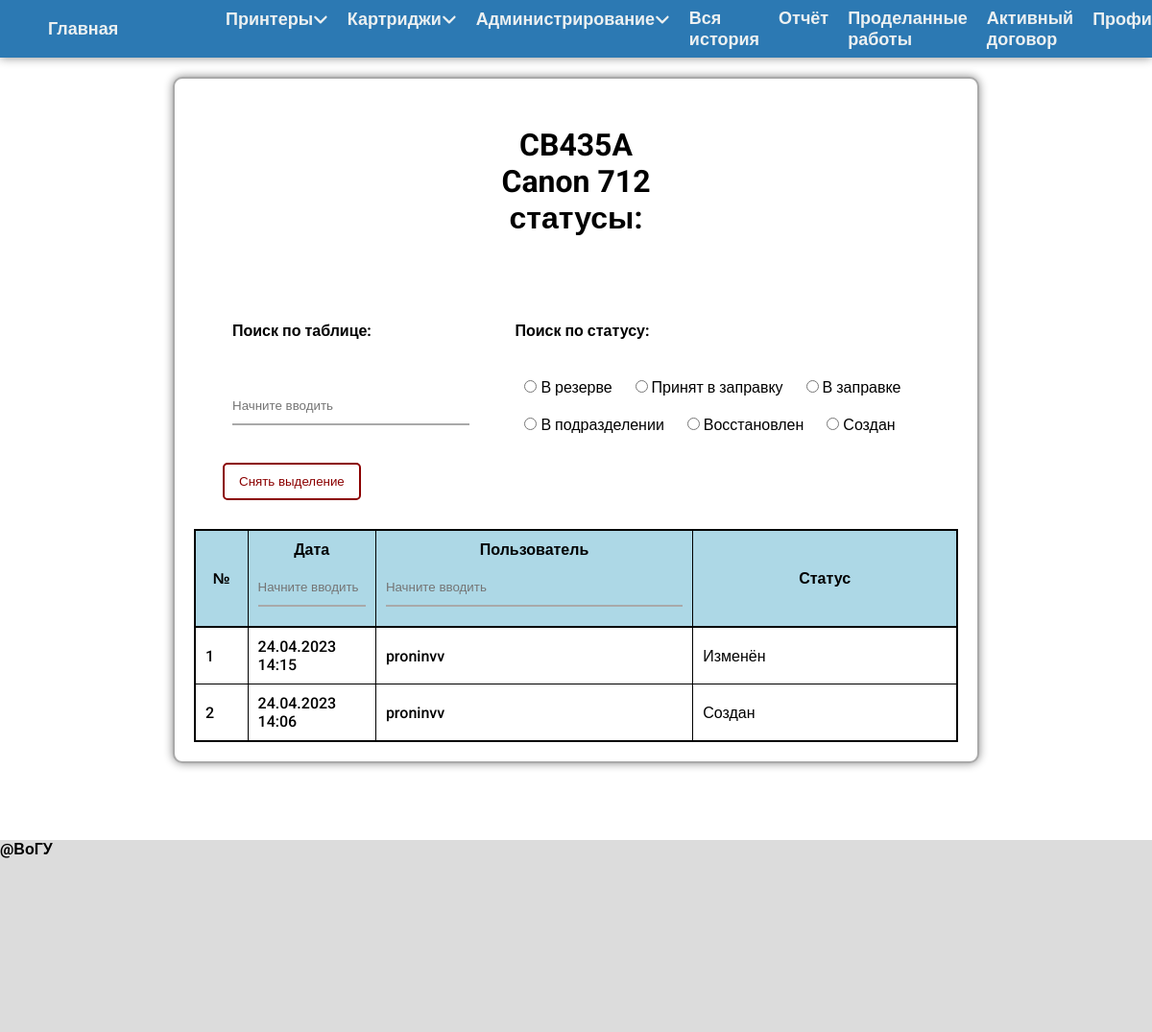
The page /cartridge/3/statuses (signed in) on the database its author committed.
### models.py (models this page shows, shortened)
class ListModels(db.Model):
    __tablename__ = "ListModels"
    id = db.Column(db.Integer, primary_key=True)
    model = db.Column(db.String(15), unique=True)

class AllHistory(db.Model):
    __tablename__ = "AllHistory"
    id = db.Column(db.Integer, primary_key=True)
    action = db.Column(db.String(30), nullable=False)
    type = db.Column(db.String(30), nullable=False)
    name = db.Column(db.String(30), nullable=False)
    date = db.Column(db.DateTime, default=datetime.now())
    user = db.Column(db.String(20), nullable=False)
    cartridge_id = db.Column(db.Integer, db.ForeignKey("cartridges.id"))
    printer_id = db.Column(db.Integer, db.ForeignKey("printer.id"))

### cartridge_urls.py (the view)
@cartridge_urls.route('/cartridge/<int:id>/statuses')
@login_required
def cartridge_status(id):
    statuses = AllHistory.query.filter(AllHistory.cartridge_id == id).order_by(AllHistory.date.desc()).all()
    cartridge = Cartridges.query.get(id)
    return render_template("CartridgeStatuses.html",
                           statuses=statuses,
                           id=id,
                           cartridge=cartridge,
                           StatusSettings=StatusSettings)

### cartridge_urls.py (called while the page is built)
@cartridge_urls.after_request
def redirect_to_signin(response):
    if response.status_code == 401:
        return redirect('/login')
    else:
        return response

### models.py (called while the page is built)
@login_manager.user_loader
def load_user(dn):
    return User.query.filter(User.dn == dn).first()

### templates/CartridgeStatuses.html (shortened to what this page needs)
{% extends 'base.html' %}
{% block body %}
    <h1>
        {% for model in cartridge.cartridge_models %}
            {{ model.model }} <br>
        {% endfor %}
        статусы:</h1><br>
    {% if statuses|length > 0 %}
        <div class="sch_bar">
            <table style="border: none">
                <colgroup>
                    <col span="1" style="width: 40%;">
                    <col span="1" style="width: 60%;">
                </colgroup>
                <tbody>
                <tr>
                    <td class="ctr" style="border: none">
                        <strong>Поиск по таблице:</strong>
                    </td>
                    <td class="ctr" style="border: none">
                        <strong>Поиск по статусу:</strong>
                    </td>
                </tr>
                <tr>
                    <td class="ctr" style="border: none">
                        <input type="text" placeholder="Начните вводить" id="search" class="enter"><br>
                    </td>
                    <td class="ctr" style="border: none">
                        <div class="radios">
                            <span>
                                <input type="radio" name="status" value="{{ StatusSettings.CARTRIDGE['В резерве'] }}">
                                <label>{{ StatusSettings.CARTRIDGE['В резерве'] }}</label>
                            </span>
                            <span>
                                <input type="radio" name="status" value="{{ StatusSettings.CARTRIDGE['Принят в заправку'] }}">
                                <label>{{ StatusSettings.CARTRIDGE['Принят в заправку'] }}</label>
                            </span>
                            <span>
                                <input type="radio" name="status" value="{{ StatusSettings.CARTRIDGE['В заправке'] }}">
                                <label>{{ StatusSettings.CARTRIDGE['В заправке'] }}</label>
                            </span>
                            <span>
                                <input type="radio" name="status" value="{{ StatusSettings.CARTRIDGE['В подразделении'] }}">
                                <label>{{ StatusSettings.CARTRIDGE['В подразделении'] }}</label>
                            </span>
                            <span>
                                <input type="radio" name="status" value="{{ StatusSettings.CARTRIDGE['Восстановлен'] }}">
                                <label>{{ StatusSettings.CARTRIDGE['Восстановлен'] }}</label>
                            </span>
                            <span>
                                <input type="radio" name="status" value="{{ StatusSettings.CARTRIDGE['Создан'] }}">
                                <label>{{ StatusSettings.CARTRIDGE['Создан'] }}</label>
                            </span>
                        </div>
                    </td>
                </tr>
                </tbody>
            </table>
            <input type="button" id="btn_off" value="Снять выделение" class="btn_clr">
        </div>
        <table id="mytable">
            <colgroup>
                <col span="1" style="width: 5%;">
                <col span="1" style="width: 10%;">
                <col span="1" style="width: 30%;">
                <col span="1" style="width: 25%;">
            </colgroup>
            <thead>
            <tr>
                <th>№</th>
                <th>Дата<br><input type="text" placeholder="Начните вводить" id="sch2" class="enter"></th>
                <th>Пользователь<br><input type="text" placeholder="Начните вводить" id="sch3" class="enter"></th>
                <th>Статус</th>
            </tr>
            </thead>
            <tbody>
            {% set counter = namespace(value=1) %}
            {% for status in statuses %}
                <tr>
                    <td class="1">
                        {{ counter.value }}
                    </td>
                    <td class="2">
                        {{ status.date.date().strftime("%d.%m.%Y") }} {{ status.date.time().strftime("%H:%M") }}
                    </td>
                    <td class="3">
                        {{ status.user }}
                    </td>
                    <td class="4">
                        {{ status.action }}
                    </td>
                </tr>
                {% set counter.value = counter.value + 1 %}
            {% endfor %}
            </tbody>
        </table>
    {% else %}
        <h2>NAN</h2>
    {% endif %}
{% endblock %}

### static/css/Base.css (style rules this page uses)
* { padding: 0; margin: 0; box-sizing: border-box; }
:root { --main_color: #2C79B3; --text-light-color: #ecf0f1; --white: #ffffff; }
body { font-family: 'Roboto', sans-serif; font-weight: 500; min-height: calc(100vh - 80px); }
h1 { text-align: center; }
.form, h1 { width: 100%; padding: 30px; margin: 0 auto; background-color: #ffffff; }
td .enter { width: 90%; margin: 0; }
th { padding: 10px; }
.enter { width: 100%; height: 40px; margin: 10px 0; outline: none; border: none; background: inherit; border-bottom: darkgray solid 2px; transition: 0.3s; }
input { cursor: pointer; }
.add_btn, .btn_clr, .add_field { padding: 10px 15px; transition: 0.3s; }
table { border: 2px solid black; border-collapse: collapse; width: 100%; background-color: #ffffff; }
th { text-align: center; background: lightblue; border-bottom: 2px solid black; border-left: 1px solid black; border-right: 1px solid black; }
td { text-align: left; border: 1px solid black; padding: 10px; }
.ctr .radios { margin: 10px 0; }
.radios span { display: inline-block; margin: 10px; }
.sch_bar { background: #ffffff; border-radius: 1px; display: block; padding: 30px; }
.ctr { text-align: justify-all; }
.btn_clr { border-radius: 5px; border: darkred solid 2px; background: var(--white); color: darkred; text-align: center; }

### rows shown on the page
ListModels: model "CB435A"
ListModels: model "Canon 712"
AllHistory: value "1", date "24.04.2023", date.time "14:15", user "proninvv", action "Изменён"
AllHistory: value "2", date "24.04.2023", date.time "14:06", user "proninvv", action "Создан"

### other values the page prints
{{ StatusSettings.CARTRIDGE['В резерве'] }} "В резерве"
{{ StatusSettings.CARTRIDGE['Принят в заправку'] }} "Принят в заправку"
{{ StatusSettings.CARTRIDGE['В заправке'] }} "В заправке"
{{ StatusSettings.CARTRIDGE['В подразделении'] }} "В подразделении"
{{ StatusSettings.CARTRIDGE['Восстановлен'] }} "Восстановлен"
{{ StatusSettings.CARTRIDGE['Создан'] }} "Создан"
